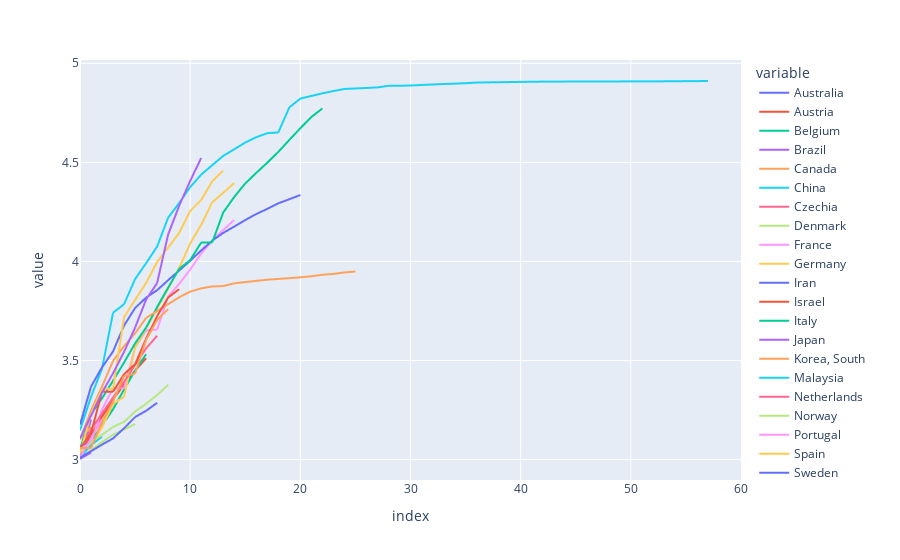

This figure's notebook cell:
### Code cell
a = rebalanced_df.reset_index()

px.line(a.melt(id_vars = 'index'), x = 'index', y = 'value', color = 'variable')

### Figure 1 — Plotly figure (JSON) as saved in the notebook; plotly's stock layout.template omitted (floating-point values rounded to 4 significant figures)
{"data": [{"hoverlabel": {"namelength": 0}, "hovertemplate": "variable=Australia<br>index=%{x}<br>value=%{y}", "legendgroup": "Australia", "line": {"color": "#636efa", "dash": "solid"}, "mode": "lines", "name": "Australia", "showlegend": true, "type": "scattergl", "x": [0, 1, 2, 3, 4, 5, 6, 7, 8, 9, 10, 11, 12, 13, 14, 15, 16, 17, 18, 19, 20, 21, 22, 23, 24, 25, 26, 27, 28, 29, 30, 31, 32, 33, 34, 35, 36, 37, 38, 39, 40, 41, 42, 43, 44, 45, 46, 47, 48, 49, 50, 51, 52, 53, 54, 55, 56, 57, 58, 59, 60], "xaxis": "x", "y": [3.03, 3.119, null, null, null, null, null, null, null, null, null, null, null, null, null, null, null, null, null, null, null, null, null, null, null, null, null, null, null, null, null, null, null, null, null, null, null, null, null, null, null, null, null, null, null, null, null, null, null, null, null, null, null, null, null, null, null, null, null, null, null], "yaxis": "y"}, {"hoverlabel": {"namelength": 0}, "hovertemplate": "variable=Austria<br>index=%{x}<br>value=%{y}", "legendgroup": "Austria", "line": {"color": "#EF553B", "dash": "solid"}, "mode": "lines", "name": "Austria", "showlegend": true, "type": "scattergl", "x": [0, 1, 2, 3, 4, 5, 6, 7, 8, 9, 10, 11, 12, 13, 14, 15, 16, 17, 18, 19, 20, 21, 22, 23, 24, 25, 26, 27, 28, 29, 30, 31, 32, 33, 34, 35, 36, 37, 38, 39, 40, 41, 42, 43, 44, 45, 46, 47, 48, 49, 50, 51, 52, 53, 54, 55, 56, 57, 58, 59, 60], "xaxis": "x", "y": [3.008, 3.125, 3.216, 3.304, 3.378, 3.449, 3.511, null, null, null, null, null, null, null, null, null, null, null, null, null, null, null, null, null, null, null, null, null, null, null, null, null, null, null, null, null, null, null, null, null, null, null, null, null, null, null, null, null, null, null, null, null, null, null, null, null, null, null, null, null, null], "yaxis": "y"}, {"hoverlabel": {"namelength": 0}, "hovertemplate": "variable=Belgium<br>index=%{x}<br>value=%{y}", "legendgroup": "Belgium", "line": {"color": "#00cc96", "dash": "solid"}, "mode": "lines", "name": "Belgium", "showlegend": true, "type": "scattergl", "x": [0, 1, 2, 3, 4, 5, 6, 7, 8, 9, 10, 11, 12, 13, 14, 15, 16, 17, 18, 19, 20, 21, 22, 23, 24, 25, 26, 27, 28, 29, 30, 31, 32, 33, 34, 35, 36, 37, 38, 39, 40, 41, 42, 43, 44, 45, 46, 47, 48, 49, 50, 51, 52, 53, 54, 55, 56, 57, 58, 59, 60], "xaxis": "x", "y": [3.024, 3.094, 3.172, 3.254, 3.354, 3.449, 3.532, null, null, null, null, null, null, null, null, null, null, null, null, null, null, null, null, null, null, null, null, null, null, null, null, null, null, null, null, null, null, null, null, null, null, null, null, null, null, null, null, null, null, null, null, null, null, null, null, null, null, null, null, null, null], "yaxis": "y"}, {"hoverlabel": {"namelength": 0}, "hovertemplate": "variable=Brazil<br>index=%{x}<br>value=%{y}", "legendgroup": "Brazil", "line": {"color": "#ab63fa", "dash": "solid"}, "mode": "lines", "name": "Brazil", "showlegend": true, "type": "scattergl", "x": [0, 1, 2, 3, 4, 5, 6, 7, 8, 9, 10, 11, 12, 13, 14, 15, 16, 17, 18, 19, 20, 21, 22, 23, 24, 25, 26, 27, 28, 29, 30, 31, 32, 33, 34, 35, 36, 37, 38, 39, 40, 41, 42, 43, 44, 45, 46, 47, 48, 49, 50, 51, 52, 53, 54, 55, 56, 57, 58, 59, 60], "xaxis": "x", "y": [3.009, 3.202, null, null, null, null, null, null, null, null, null, null, null, null, null, null, null, null, null, null, null, null, null, null, null, null, null, null, null, null, null, null, null, null, null, null, null, null, null, null, null, null, null, null, null, null, null, null, null, null, null, null, null, null, null, null, null, null, null, null, null], "yaxis": "y"}, {"hoverlabel": {"namelength": 0}, "hovertemplate": "variable=Canada<br>index=%{x}<br>value=%{y}", "legendgroup": "Canada", "line": {"color": "#FFA15A", "dash": "solid"}, "mode": "lines", "name": "Canada", "showlegend": true, "type": "scattergl", "x": [0, 1, 2, 3, 4, 5, 6, 7, 8, 9, 10, 11, 12, 13, 14, 15, 16, 17, 18, 19, 20, 21, 22, 23, 24, 25, 26, 27, 28, 29, 30, 31, 32, 33, 34, 35, 36, 37, 38, 39, 40, 41, 42, 43, 44, 45, 46, 47, 48, 49, 50, 51, 52, 53, 54, 55, 56, 57, 58, 59, 60], "xaxis": "x", "y": [3.107, 3.166, null, null, null, null, null, null, null, null, null, null, null, null, null, null, null, null, null, null, null, null, null, null, null, null, null, null, null, null, null, null, null, null, null, null, null, null, null, null, null, null, null, null, null, null, null, null, null, null, null, null, null, null, null, null, null, null, null, null, null], "yaxis": "y"}, {"hoverlabel": {"namelength": 0}, "hovertemplate": "variable=China<br>index=%{x}<br>value=%{y}", "legendgroup": "China", "line": {"color": "#19d3f3", "dash": "solid"}, "mode": "lines", "name": "China", "showlegend": true, "type": "scattergl", "x": [0, 1, 2, 3, 4, 5, 6, 7, 8, 9, 10, 11, 12, 13, 14, 15, 16, 17, 18, 19, 20, 21, 22, 23, 24, 25, 26, 27, 28, 29, 30, 31, 32, 33, 34, 35, 36, 37, 38, 39, 40, 41, 42, 43, 44, 45, 46, 47, 48, 49, 50, 51, 52, 53, 54, 55, 56, 57, 58, 59, 60], "xaxis": "x", "y": [3.148, 3.317, 3.459, 3.741, 3.784, 3.911, 3.991, 4.075, 4.221, 4.295, 4.375, 4.438, 4.486, 4.533, 4.566, 4.6, 4.627, 4.647, 4.651, 4.777, 4.822, 4.835, 4.848, 4.86, 4.87, 4.873, 4.876, 4.878, 4.886, 4.887, 4.888, 4.891, 4.893, 4.895, 4.897, 4.9, 4.903, 4.904, 4.905, 4.905, 4.906, 4.907, 4.907, 4.908, 4.908, 4.908, 4.908, 4.908, 4.908, 4.908, 4.909, 4.909, 4.909, 4.909, 4.909, 4.91, 4.91, 4.911, null, null, null], "yaxis": "y"}, {"hoverlabel": {"namelength": 0}, "hovertemplate": "variable=Czechia<br>index=%{x}<br>value=%{y}", "legendgroup": "Czechia", "line": {"color": "#FF6692", "dash": "solid"}, "mode": "lines", "name": "Czechia", "showlegend": true, "type": "scattergl", "x": [0, 1, 2, 3, 4, 5, 6, 7, 8, 9, 10, 11, 12, 13, 14, 15, 16, 17, 18, 19, 20, 21, 22, 23, 24, 25, 26, 27, 28, 29, 30, 31, 32, 33, 34, 35, 36, 37, 38, 39, 40, 41, 42, 43, 44, 45, 46, 47, 48, 49, 50, 51, 52, 53, 54, 55, 56, 57, 58, 59, 60], "xaxis": "x", "y": [3.049, null, null, null, null, null, null, null, null, null, null, null, null, null, null, null, null, null, null, null, null, null, null, null, null, null, null, null, null, null, null, null, null, null, null, null, null, null, null, null, null, null, null, null, null, null, null, null, null, null, null, null, null, null, null, null, null, null, null, null, null], "yaxis": "y"}, {"hoverlabel": {"namelength": 0}, "hovertemplate": "variable=Denmark<br>index=%{x}<br>value=%{y}", "legendgroup": "Denmark", "line": {"color": "#B6E880", "dash": "solid"}, "mode": "lines", "name": "Denmark", "showlegend": true, "type": "scattergl", "x": [0, 1, 2, 3, 4, 5, 6, 7, 8, 9, 10, 11, 12, 13, 14, 15, 16, 17, 18, 19, 20, 21, 22, 23, 24, 25, 26, 27, 28, 29, 30, 31, 32, 33, 34, 35, 36, 37, 38, 39, 40, 41, 42, 43, 44, 45, 46, 47, 48, 49, 50, 51, 52, 53, 54, 55, 56, 57, 58, 59, 60], "xaxis": "x", "y": [3.011, 3.048, 3.088, 3.126, 3.152, 3.18, null, null, null, null, null, null, null, null, null, null, null, null, null, null, null, null, null, null, null, null, null, null, null, null, null, null, null, null, null, null, null, null, null, null, null, null, null, null, null, null, null, null, null, null, null, null, null, null, null, null, null, null, null, null, null], "yaxis": "y"}, {"hoverlabel": {"namelength": 0}, "hovertemplate": "variable=France<br>index=%{x}<br>value=%{y}", "legendgroup": "France", "line": {"color": "#FF97FF", "dash": "solid"}, "mode": "lines", "name": "France", "showlegend": true, "type": "scattergl", "x": [0, 1, 2, 3, 4, 5, 6, 7, 8, 9, 10, 11, 12, 13, 14, 15, 16, 17, 18, 19, 20, 21, 22, 23, 24, 25, 26, 27, 28, 29, 30, 31, 32, 33, 34, 35, 36, 37, 38, 39, 40, 41, 42, 43, 44, 45, 46, 47, 48, 49, 50, 51, 52, 53, 54, 55, 56, 57, 58, 59, 60], "xaxis": "x", "y": [3.055, 3.085, 3.253, 3.36, 3.36, 3.566, 3.652, 3.655, 3.824, 3.886, 3.959, 4.039, 4.105, 4.159, 4.209, null, null, null, null, null, null, null, null, null, null, null, null, null, null, null, null, null, null, null, null, null, null, null, null, null, null, null, null, null, null, null, null, null, null, null, null, null, null, null, null, null, null, null, null, null, null], "yaxis": "y"}, {"hoverlabel": {"namelength": 0}, "hovertemplate": "variable=Germany<br>index=%{x}<br>value=%{y}", "legendgroup": "Germany", "line": {"color": "#FECB52", "dash": "solid"}, "mode": "lines", "name": "Germany", "showlegend": true, "type": "scattergl", "x": [0, 1, 2, 3, 4, 5, 6, 7, 8, 9, 10, 11, 12, 13, 14, 15, 16, 17, 18, 19, 20, 21, 22, 23, 24, 25, 26, 27, 28, 29, 30, 31, 32, 33, 34, 35, 36, 37, 38, 39, 40, 41, 42, 43, 44, 45, 46, 47, 48, 49, 50, 51, 52, 53, 54, 55, 56, 57, 58, 59, 60], "xaxis": "x", "y": [3.017, 3.07, 3.163, 3.281, 3.318, 3.565, 3.661, 3.763, 3.862, 3.966, 4.091, 4.185, 4.298, 4.347, 4.396, null, null, null, null, null, null, null, null, null, null, null, null, null, null, null, null, null, null, null, null, null, null, null, null, null, null, null, null, null, null, null, null, null, null, null, null, null, null, null, null, null, null, null, null, null, null], "yaxis": "y"}, {"hoverlabel": {"namelength": 0}, "hovertemplate": "variable=Iran<br>index=%{x}<br>value=%{y}", "legendgroup": "Iran", "line": {"color": "#636efa", "dash": "solid"}, "mode": "lines", "name": "Iran", "showlegend": true, "type": "scattergl", "x": [0, 1, 2, 3, 4, 5, 6, 7, 8, 9, 10, 11, 12, 13, 14, 15, 16, 17, 18, 19, 20, 21, 22, 23, 24, 25, 26, 27, 28, 29, 30, 31, 32, 33, 34, 35, 36, 37, 38, 39, 40, 41, 42, 43, 44, 45, 46, 47, 48, 49, 50, 51, 52, 53, 54, 55, 56, 57, 58, 59, 60], "xaxis": "x", "y": [3.176, 3.368, 3.466, 3.546, 3.676, 3.765, 3.817, 3.855, 3.905, 3.954, 4.003, 4.056, 4.105, 4.144, 4.176, 4.209, 4.24, 4.265, 4.293, 4.314, 4.335, null, null, null, null, null, null, null, null, null, null, null, null, null, null, null, null, null, null, null, null, null, null, null, null, null, null, null, null, null, null, null, null, null, null, null, null, null, null, null, null], "yaxis": "y"}, {"hoverlabel": {"namelength": 0}, "hovertemplate": "variable=Israel<br>index=%{x}<br>value=%{y}", "legendgroup": "Israel", "line": {"color": "#EF553B", "dash": "solid"}, "mode": "lines", "name": "Israel", "showlegend": true, "type": "scattergl", "x": [0, 1, 2, 3, 4, 5, 6, 7, 8, 9, 10, 11, 12, 13, 14, 15, 16, 17, 18, 19, 20, 21, 22, 23, 24, 25, 26, 27, 28, 29, 30, 31, 32, 33, 34, 35, 36, 37, 38, 39, 40, 41, 42, 43, 44, 45, 46, 47, 48, 49, 50, 51, 52, 53, 54, 55, 56, 57, 58, 59, 60], "xaxis": "x", "y": [3.03, null, null, null, null, null, null, null, null, null, null, null, null, null, null, null, null, null, null, null, null, null, null, null, null, null, null, null, null, null, null, null, null, null, null, null, null, null, null, null, null, null, null, null, null, null, null, null, null, null, null, null, null, null, null, null, null, null, null, null, null], "yaxis": "y"}, {"hoverlabel": {"namelength": 0}, "hovertemplate": "variable=Italy<br>index=%{x}<br>value=%{y}", "legendgroup": "Italy", "line": {"color": "#00cc96", "dash": "solid"}, "mode": "lines", "name": "Italy", "showlegend": true, "type": "scattergl", "x": [0, 1, 2, 3, 4, 5, 6, 7, 8, 9, 10, 11, 12, 13, 14, 15, 16, 17, 18, 19, 20, 21, 22, 23, 24, 25, 26, 27, 28, 29, 30, 31, 32, 33, 34, 35, 36, 37, 38, 39, 40, 41, 42, 43, 44, 45, 46, 47, 48, 49, 50, 51, 52, 53, 54, 55, 56, 57, 58, 59, 60], "xaxis": "x", "y": [3.052, 3.229, 3.309, 3.398, 3.49, 3.586, 3.666, 3.77, 3.868, 3.962, 4.006, 4.096, 4.096, 4.247, 4.325, 4.394, 4.447, 4.498, 4.553, 4.613, 4.672, 4.729, 4.772, null, null, null, null, null, null, null, null, null, null, null, null, null, null, null, null, null, null, null, null, null, null, null, null, null, null, null, null, null, null, null, null, null, null, null, null, null, null], "yaxis": "y"}, {"hoverlabel": {"namelength": 0}, "hovertemplate": "variable=Japan<br>index=%{x}<br>value=%{y}", "legendgroup": "Japan", "line": {"color": "#ab63fa", "dash": "solid"}, "mode": "lines", "name": "Japan", "showlegend": true, "type": "scattergl", "x": [0, 1, 2, 3, 4, 5, 6, 7, 8, 9, 10, 11, 12, 13, 14, 15, 16, 17, 18, 19, 20, 21, 22, 23, 24, 25, 26, 27, 28, 29, 30, 31, 32, 33, 34, 35, 36, 37, 38, 39, 40, 41, 42, 43, 44, 45, 46, 47, 48, 49, 50, 51, 52, 53, 54, 55, 56, 57, 58, 59, 60], "xaxis": "x", "y": [3.003, 3.036, null, null, null, null, null, null, null, null, null, null, null, null, null, null, null, null, null, null, null, null, null, null, null, null, null, null, null, null, null, null, null, null, null, null, null, null, null, null, null, null, null, null, null, null, null, null, null, null, null, null, null, null, null, null, null, null, null, null, null], "yaxis": "y"}, {"hoverlabel": {"namelength": 0}, "hovertemplate": "variable=Korea, South<br>index=%{x}<br>value=%{y}", "legendgroup": "Korea, South", "line": {"color": "#FFA15A", "dash": "solid"}, "mode": "lines", "name": "Korea, South", "showlegend": true, "type": "scattergl", "x": [0, 1, 2, 3, 4, 5, 6, 7, 8, 9, 10, 11, 12, 13, 14, 15, 16, 17, 18, 19, 20, 21, 22, 23, 24, 25, 26, 27, 28, 29, 30, 31, 32, 33, 34, 35, 36, 37, 38, 39, 40, 41, 42, 43, 44, 45, 46, 47, 48, 49, 50, 51, 52, 53, 54, 55, 56, 57, 58, 59, 60], "xaxis": "x", "y": [3.101, 3.247, 3.369, 3.498, 3.572, 3.637, 3.715, 3.75, 3.784, 3.819, 3.848, 3.864, 3.874, 3.876, 3.89, 3.896, 3.902, 3.908, 3.912, 3.916, 3.92, 3.925, 3.933, 3.937, 3.944, 3.949, null, null, null, null, null, null, null, null, null, null, null, null, null, null, null, null, null, null, null, null, null, null, null, null, null, null, null, null, null, null, null, null, null, null, null], "yaxis": "y"}, {"hoverlabel": {"namelength": 0}, "hovertemplate": "variable=Malaysia<br>index=%{x}<br>value=%{y}", "legendgroup": "Malaysia", "line": {"color": "#19d3f3", "dash": "solid"}, "mode": "lines", "name": "Malaysia", "showlegend": true, "type": "scattergl", "x": [0, 1, 2, 3, 4, 5, 6, 7, 8, 9, 10, 11, 12, 13, 14, 15, 16, 17, 18, 19, 20, 21, 22, 23, 24, 25, 26, 27, 28, 29, 30, 31, 32, 33, 34, 35, 36, 37, 38, 39, 40, 41, 42, 43, 44, 45, 46, 47, 48, 49, 50, 51, 52, 53, 54, 55, 56, 57, 58, 59, 60], "xaxis": "x", "y": [3.013, 3.073, 3.116, null, null, null, null, null, null, null, null, null, null, null, null, null, null, null, null, null, null, null, null, null, null, null, null, null, null, null, null, null, null, null, null, null, null, null, null, null, null, null, null, null, null, null, null, null, null, null, null, null, null, null, null, null, null, null, null, null, null], "yaxis": "y"}, {"hoverlabel": {"namelength": 0}, "hovertemplate": "variable=Netherlands<br>index=%{x}<br>value=%{y}", "legendgroup": "Netherlands", "line": {"color": "#FF6692", "dash": "solid"}, "mode": "lines", "name": "Netherlands", "showlegend": true, "type": "scattergl", "x": [0, 1, 2, 3, 4, 5, 6, 7, 8, 9, 10, 11, 12, 13, 14, 15, 16, 17, 18, 19, 20, 21, 22, 23, 24, 25, 26, 27, 28, 29, 30, 31, 32, 33, 34, 35, 36, 37, 38, 39, 40, 41, 42, 43, 44, 45, 46, 47, 48, 49, 50, 51, 52, 53, 54, 55, 56, 57, 58, 59, 60], "xaxis": "x", "y": [3.056, 3.151, 3.233, 3.313, 3.392, 3.478, 3.561, 3.625, null, null, null, null, null, null, null, null, null, null, null, null, null, null, null, null, null, null, null, null, null, null, null, null, null, null, null, null, null, null, null, null, null, null, null, null, null, null, null, null, null, null, null, null, null, null, null, null, null, null, null, null, null], "yaxis": "y"}, {"hoverlabel": {"namelength": 0}, "hovertemplate": "variable=Norway<br>index=%{x}<br>value=%{y}", "legendgroup": "Norway", "line": {"color": "#B6E880", "dash": "solid"}, "mode": "lines", "name": "Norway", "showlegend": true, "type": "scattergl", "x": [0, 1, 2, 3, 4, 5, 6, 7, 8, 9, 10, 11, 12, 13, 14, 15, 16, 17, 18, 19, 20, 21, 22, 23, 24, 25, 26, 27, 28, 29, 30, 31, 32, 33, 34, 35, 36, 37, 38, 39, 40, 41, 42, 43, 44, 45, 46, 47, 48, 49, 50, 51, 52, 53, 54, 55, 56, 57, 58, 59, 60], "xaxis": "x", "y": [3.037, 3.087, 3.125, 3.165, 3.19, 3.242, 3.282, 3.326, 3.377, null, null, null, null, null, null, null, null, null, null, null, null, null, null, null, null, null, null, null, null, null, null, null, null, null, null, null, null, null, null, null, null, null, null, null, null, null, null, null, null, null, null, null, null, null, null, null, null, null, null, null, null], "yaxis": "y"}, {"hoverlabel": {"namelength": 0}, "hovertemplate": "variable=Portugal<br>index=%{x}<br>value=%{y}", "legendgroup": "Portugal", "line": {"color": "#FF97FF", "dash": "solid"}, "mode": "lines", "name": "Portugal", "showlegend": true, "type": "scattergl", "x": [0, 1, 2, 3, 4, 5, 6, 7, 8, 9, 10, 11, 12, 13, 14, 15, 16, 17, 18, 19, 20, 21, 22, 23, 24, 25, 26, 27, 28, 29, 30, 31, 32, 33, 34, 35, 36, 37, 38, 39, 40, 41, 42, 43, 44, 45, 46, 47, 48, 49, 50, 51, 52, 53, 54, 55, 56, 57, 58, 59, 60], "xaxis": "x", "y": [3.009, 3.107, 3.204, null, null, null, null, null, null, null, null, null, null, null, null, null, null, null, null, null, null, null, null, null, null, null, null, null, null, null, null, null, null, null, null, null, null, null, null, null, null, null, null, null, null, null, null, null, null, null, null, null, null, null, null, null, null, null, null, null, null], "yaxis": "y"}, {"hoverlabel": {"namelength": 0}, "hovertemplate": "variable=Spain<br>index=%{x}<br>value=%{y}", "legendgroup": "Spain", "line": {"color": "#FECB52", "dash": "solid"}, "mode": "lines", "name": "Spain", "showlegend": true, "type": "scattergl", "x": [0, 1, 2, 3, 4, 5, 6, 7, 8, 9, 10, 11, 12, 13, 14, 15, 16, 17, 18, 19, 20, 21, 22, 23, 24, 25, 26, 27, 28, 29, 30, 31, 32, 33, 34, 35, 36, 37, 38, 39, 40, 41, 42, 43, 44, 45, 46, 47, 48, 49, 50, 51, 52, 53, 54, 55, 56, 57, 58, 59, 60], "xaxis": "x", "y": [3.031, 3.229, 3.357, 3.357, 3.719, 3.806, 3.892, 3.997, 4.07, 4.143, 4.254, 4.31, 4.404, 4.459, null, null, null, null, null, null, null, null, null, null, null, null, null, null, null, null, null, null, null, null, null, null, null, null, null, null, null, null, null, null, null, null, null, null, null, null, null, null, null, null, null, null, null, null, null, null, null], "yaxis": "y"}, {"hoverlabel": {"namelength": 0}, "hovertemplate": "variable=Sweden<br>index=%{x}<br>value=%{y}", "legendgroup": "Sweden", "line": {"color": "#636efa", "dash": "solid"}, "mode": "lines", "name": "Sweden", "showlegend": true, "type": "scattergl", "x": [0, 1, 2, 3, 4, 5, 6, 7, 8, 9, 10, 11, 12, 13, 14, 15, 16, 17, 18, 19, 20, 21, 22, 23, 24, 25, 26, 27, 28, 29, 30, 31, 32, 33, 34, 35, 36, 37, 38, 39, 40, 41, 42, 43, 44, 45, 46, 47, 48, 49, 50, 51, 52, 53, 54, 55, 56, 57, 58, 59, 60], "xaxis": "x", "y": [3.009, 3.043, 3.076, 3.107, 3.158, 3.215, 3.246, 3.286, null, null, null, null, null, null, null, null, null, null, null, null, null, null, null, null, null, null, null, null, null, null, null, null, null, null, null, null, null, null, null, null, null, null, null, null, null, null, null, null, null, null, null, null, null, null, null, null, null, null, null, null, null], "yaxis": "y"}, {"hoverlabel": {"namelength": 0}, "hovertemplate": "variable=Switzerland<br>index=%{x}<br>value=%{y}", "legendgroup": "Switzerland", "line": {"color": "#EF553B", "dash": "solid"}, "mode": "lines", "name": "Switzerland", "showlegend": true, "type": "scattergl", "x": [0, 1, 2, 3, 4, 5, 6, 7, 8, 9, 10, 11, 12, 13, 14, 15, 16, 17, 18, 19, 20, 21, 22, 23, 24, 25, 26, 27, 28, 29, 30, 31, 32, 33, 34, 35, 36, 37, 38, 39, 40, 41, 42, 43, 44, 45, 46, 47, 48, 49, 50, 51, 52, 53, 54, 55, 56, 57, 58, 59, 60], "xaxis": "x", "y": [3.057, 3.133, 3.342, 3.342, 3.431, 3.481, 3.61, 3.724, 3.818, 3.86, null, null, null, null, null, null, null, null, null, null, null, null, null, null, null, null, null, null, null, null, null, null, null, null, null, null, null, null, null, null, null, null, null, null, null, null, null, null, null, null, null, null, null, null, null, null, null, null, null, null, null], "yaxis": "y"}, {"hoverlabel": {"namelength": 0}, "hovertemplate": "variable=Turkey<br>index=%{x}<br>value=%{y}", "legendgroup": "Turkey", "line": {"color": "#00cc96", "dash": "solid"}, "mode": "lines", "name": "Turkey", "showlegend": true, "type": "scattergl", "x": [0, 1, 2, 3, 4, 5, 6, 7, 8, 9, 10, 11, 12, 13, 14, 15, 16, 17, 18, 19, 20, 21, 22, 23, 24, 25, 26, 27, 28, 29, 30, 31, 32, 33, 34, 35, 36, 37, 38, 39, 40, 41, 42, 43, 44, 45, 46, 47, 48, 49, 50, 51, 52, 53, 54, 55, 56, 57, 58, 59, 60], "xaxis": "x", "y": [3.092, null, null, null, null, null, null, null, null, null, null, null, null, null, null, null, null, null, null, null, null, null, null, null, null, null, null, null, null, null, null, null, null, null, null, null, null, null, null, null, null, null, null, null, null, null, null, null, null, null, null, null, null, null, null, null, null, null, null, null, null], "yaxis": "y"}, {"hoverlabel": {"namelength": 0}, "hovertemplate": "variable=US<br>index=%{x}<br>value=%{y}", "legendgroup": "US", "line": {"color": "#ab63fa", "dash": "solid"}, "mode": "lines", "name": "US", "showlegend": true, "type": "scattergl", "x": [0, 1, 2, 3, 4, 5, 6, 7, 8, 9, 10, 11, 12, 13, 14, 15, 16, 17, 18, 19, 20, 21, 22, 23, 24, 25, 26, 27, 28, 29, 30, 31, 32, 33, 34, 35, 36, 37, 38, 39, 40, 41, 42, 43, 44, 45, 46, 47, 48, 49, 50, 51, 52, 53, 54, 55, 56, 57, 58, 59, 60], "xaxis": "x", "y": [3.108, 3.221, 3.338, 3.436, 3.544, 3.666, 3.808, 3.891, 4.136, 4.281, 4.406, 4.522, null, null, null, null, null, null, null, null, null, null, null, null, null, null, null, null, null, null, null, null, null, null, null, null, null, null, null, null, null, null, null, null, null, null, null, null, null, null, null, null, null, null, null, null, null, null, null, null, null], "yaxis": "y"}, {"hoverlabel": {"namelength": 0}, "hovertemplate": "variable=United Kingdom<br>index=%{x}<br>value=%{y}", "legendgroup": "United Kingdom", "line": {"color": "#FFA15A", "dash": "solid"}, "mode": "lines", "name": "United Kingdom", "showlegend": true, "type": "scattergl", "x": [0, 1, 2, 3, 4, 5, 6, 7, 8, 9, 10, 11, 12, 13, 14, 15, 16, 17, 18, 19, 20, 21, 22, 23, 24, 25, 26, 27, 28, 29, 30, 31, 32, 33, 34, 35, 36, 37, 38, 39, 40, 41, 42, 43, 44, 45, 46, 47, 48, 49, 50, 51, 52, 53, 54, 55, 56, 57, 58, 59, 60], "xaxis": "x", "y": [3.058, 3.059, 3.191, 3.292, 3.422, 3.434, 3.604, 3.705, 3.759, null, null, null, null, null, null, null, null, null, null, null, null, null, null, null, null, null, null, null, null, null, null, null, null, null, null, null, null, null, null, null, null, null, null, null, null, null, null, null, null, null, null, null, null, null, null, null, null, null, null, null, null], "yaxis": "y"}], "layout": {"legend": {"title": {"text": "variable"}, "tracegroupgap": 0}, "margin": {"t": 60}, "xaxis": {"anchor": "y", "domain": [0, 1], "title": {"text": "index"}}, "yaxis": {"anchor": "x", "domain": [0, 1], "title": {"text": "value"}}}}
